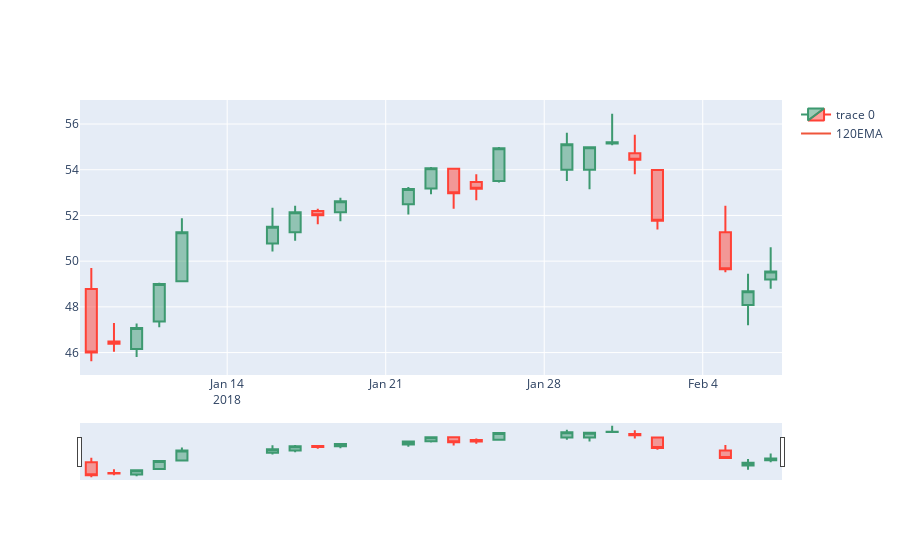

The notebook cell saved with this chart:
### Code cell
df=pd.read_csv("resources/tech.csv")
data= pd.DataFrame(df.loc[df["Name"] == "Seagate Technology Holdings"])
data=data.loc[data["date"] > "2018-01-06"]

data['120EMA']=ta.EMA(data['close'],120)
chart_data = go.Candlestick(x=data['date'],open=data['open'],high=data['high'],low=data['low'],close=data['close'])
fig = go.Figure(data=[chart_data])
ema_trace = go.Scatter(x=data['date'], y=data['120EMA'],mode='lines',name='120EMA')
fig.add_trace(ema_trace)
fig.show()

### Figure 1 — Plotly figure (JSON) as saved in the notebook; plotly's stock layout.template omitted (floating-point values rounded to 4 significant figures)
{"data": [{"close": [46, 46.39, 47.07, 49.01, 51.26, 51.51, 52.14, 52.01, 52.62, 53.16, 54.06, 52.97, 53.17, 54.94, 55.11, 54.98, 55.2, 54.44, 51.77, 49.65, 48.68, 49.55], "high": [49.7, 47.29, 47.27, 49.05, 51.88, 52.34, 52.42, 52.29, 52.77, 53.25, 54.12, 54.08, 53.8, 55, 55.62, 55.01, 56.45, 55.53, 54, 52.42, 49.45, 50.61], "low": [45.62, 46.04, 45.81, 47.11, 49.11, 50.42, 50.89, 51.62, 51.74, 52.04, 52.93, 52.3, 52.67, 53.44, 53.51, 53.15, 55.07, 53.8, 51.38, 49.51, 47.2, 48.79], "open": [48.78, 46.48, 46.16, 47.36, 49.12, 50.77, 51.27, 52.2, 52.14, 52.49, 53.18, 54.04, 53.46, 53.51, 54, 54, 55.15, 54.72, 53.99, 51.26, 48.08, 49.2], "type": "candlestick", "x": ["2018-01-08", "2018-01-09", "2018-01-10", "2018-01-11", "2018-01-12", "2018-01-16", "2018-01-17", "2018-01-18", "2018-01-19", "2018-01-22", "2018-01-23", "2018-01-24", "2018-01-25", "2018-01-26", "2018-01-29", "2018-01-30", "2018-01-31", "2018-02-01", "2018-02-02", "2018-02-05", "2018-02-06", "2018-02-07"]}, {"mode": "lines", "name": "120EMA", "type": "scatter", "x": ["2018-01-08", "2018-01-09", "2018-01-10", "2018-01-11", "2018-01-12", "2018-01-16", "2018-01-17", "2018-01-18", "2018-01-19", "2018-01-22", "2018-01-23", "2018-01-24", "2018-01-25", "2018-01-26", "2018-01-29", "2018-01-30", "2018-01-31", "2018-02-01", "2018-02-02", "2018-02-05", "2018-02-06", "2018-02-07"], "y": [null, null, null, null, null, null, null, null, null, null, null, null, null, null, null, null, null, null, null, null, null, null]}], "layout": {}}
